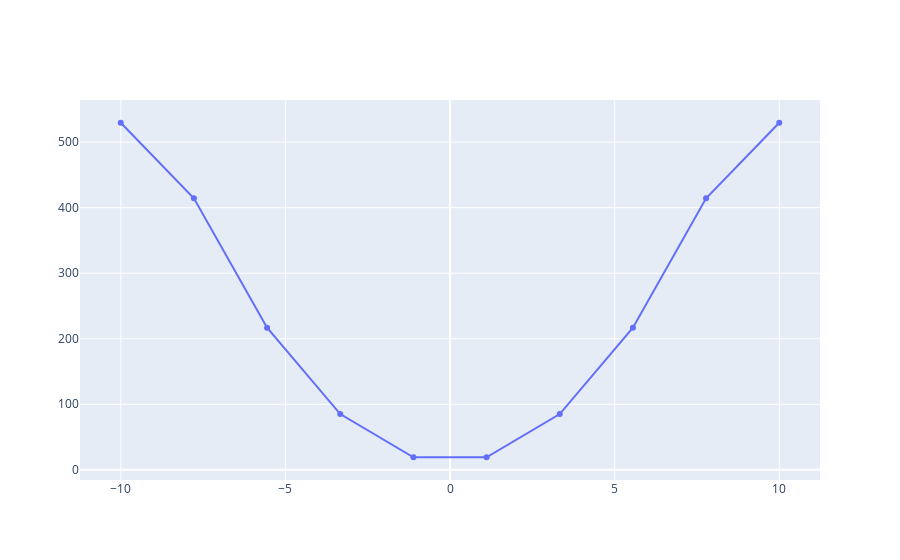

The code cell stored with this chart in its notebook:
### Code cell
# find deravative of the above function and ploty it
import plotly.graph_objects as go
import numpy as np
x = np.linspace(-10, 10, 10)
y = x**3
dy = np.gradient(y)
fig = go.Figure(data=[go.Scatter(x=x, y=dy)])
fig

### Figure 1 — Plotly figure (JSON) as saved in the notebook; plotly's stock layout.template omitted (floating-point values rounded to 4 significant figures)
{"data": [{"type": "scatter", "x": [-10, -7.778, -5.556, -3.333, -1.111, 1.111, 3.333, 5.556, 7.778, 10], "y": [529.5, 414.3, 216.7, 85.05, 19.2, 19.2, 85.05, 216.7, 414.3, 529.5]}], "layout": {}}
